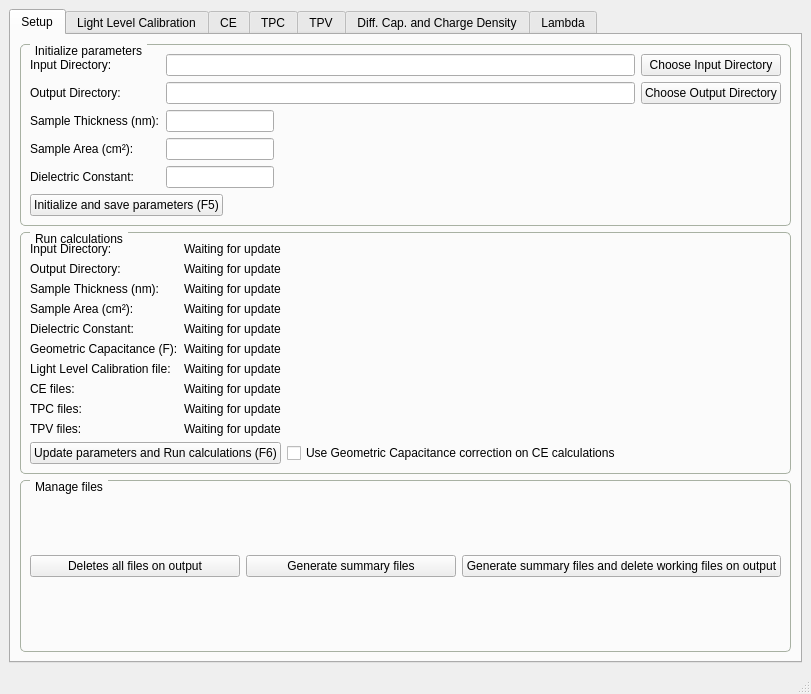
<?xml version="1.0" encoding="UTF-8"?>
<ui version="4.0">
 <class>MainWindow</class>
 <widget class="QMainWindow" name="MainWindow">
  <property name="geometry">
   <rect>
    <x>0</x>
    <y>0</y>
    <width>811</width>
    <height>694</height>
   </rect>
  </property>
  <property name="windowTitle">
   <string>Transient Analysis</string>
  </property>
  <widget class="QWidget" name="centralwidget">
   <layout class="QHBoxLayout" name="horizontalLayout">
    <item>
     <widget class="QTabWidget" name="tabWidget">
      <property name="currentIndex">
       <number>0</number>
      </property>
      <widget class="QWidget" name="setupTab">
       <attribute name="title">
        <string>Setup</string>
       </attribute>
       <layout class="QVBoxLayout" name="verticalLayout">
        <item>
         <widget class="QGroupBox" name="groupBox_3">
          <property name="maximumSize">
           <size>
            <width>16777215</width>
            <height>16777209</height>
           </size>
          </property>
          <property name="styleSheet">
           <string notr="true">QGroupBox {
    border: 1px solid rgb(168, 177, 163);
    border-radius: 5px;
    margin-top: 0.5em;
}

QGroupBox::title {
    subcontrol-origin: margin;
    left: 10px;
    padding: 0 3px 0 3px;
}</string>
          </property>
          <property name="title">
           <string>Initialize parameters</string>
          </property>
          <property name="flat">
           <bool>false</bool>
          </property>
          <property name="checkable">
           <bool>false</bool>
          </property>
          <layout class="QVBoxLayout" name="verticalLayout_3">
           <item>
            <layout class="QGridLayout" name="gridLayout">
             <item row="1" column="0">
              <widget class="QLabel" name="label_2">
               <property name="text">
                <string>Output Directory:</string>
               </property>
              </widget>
             </item>
             <item row="4" column="1">
              <widget class="QLineEdit" name="dieConstEdit">
               <property name="sizePolicy">
                <sizepolicy hsizetype="Fixed" vsizetype="Fixed">
                 <horstretch>0</horstretch>
                 <verstretch>0</verstretch>
                </sizepolicy>
               </property>
               <property name="text">
                <string/>
               </property>
              </widget>
             </item>
             <item row="1" column="1">
              <widget class="QLineEdit" name="outputDirEdit">
               <property name="text">
                <string/>
               </property>
              </widget>
             </item>
             <item row="2" column="1">
              <widget class="QLineEdit" name="thicknessEdit">
               <property name="sizePolicy">
                <sizepolicy hsizetype="Fixed" vsizetype="Fixed">
                 <horstretch>0</horstretch>
                 <verstretch>0</verstretch>
                </sizepolicy>
               </property>
               <property name="text">
                <string/>
               </property>
              </widget>
             </item>
             <item row="2" column="0">
              <widget class="QLabel" name="label_3">
               <property name="text">
                <string>Sample Thickness (nm):</string>
               </property>
              </widget>
             </item>
             <item row="3" column="1">
              <widget class="QLineEdit" name="areaEdit">
               <property name="sizePolicy">
                <sizepolicy hsizetype="Fixed" vsizetype="Fixed">
                 <horstretch>0</horstretch>
                 <verstretch>0</verstretch>
                </sizepolicy>
               </property>
               <property name="text">
                <string/>
               </property>
              </widget>
             </item>
             <item row="1" column="2">
              <widget class="QPushButton" name="chooseOutputDirButton">
               <property name="text">
                <string>Choose Output Directory</string>
               </property>
              </widget>
             </item>
             <item row="0" column="1">
              <widget class="QLineEdit" name="inputDirEdit"/>
             </item>
             <item row="4" column="0">
              <widget class="QLabel" name="label_5">
               <property name="text">
                <string>Dielectric Constant:</string>
               </property>
              </widget>
             </item>
             <item row="0" column="0">
              <widget class="QLabel" name="label">
               <property name="text">
                <string>Input Directory:</string>
               </property>
              </widget>
             </item>
             <item row="0" column="2">
              <widget class="QPushButton" name="chooseInputDirButton">
               <property name="text">
                <string>Choose Input Directory</string>
               </property>
              </widget>
             </item>
             <item row="3" column="0">
              <widget class="QLabel" name="label_4">
               <property name="text">
                <string>Sample Area (cm²):</string>
               </property>
              </widget>
             </item>
            </layout>
           </item>
           <item>
            <widget class="QPushButton" name="updateButton">
             <property name="sizePolicy">
              <sizepolicy hsizetype="Fixed" vsizetype="Fixed">
               <horstretch>0</horstretch>
               <verstretch>0</verstretch>
              </sizepolicy>
             </property>
             <property name="text">
              <string>Initialize and save parameters (F5)</string>
             </property>
             <property name="shortcut">
              <string>F5</string>
             </property>
            </widget>
           </item>
          </layout>
         </widget>
        </item>
        <item>
         <widget class="QGroupBox" name="groupBox_2">
          <property name="styleSheet">
           <string notr="true">QGroupBox {
    border: 1px solid rgb(168, 177, 163);
    border-radius: 5px;
    margin-top: 0.5em;
}

QGroupBox::title {
    subcontrol-origin: margin;
    left: 10px;
    padding: 0 3px 0 3px;
}</string>
          </property>
          <property name="title">
           <string>Run calculations</string>
          </property>
          <layout class="QVBoxLayout" name="verticalLayout_2">
           <item>
            <layout class="QGridLayout" name="gridLayout_2">
             <item row="5" column="1">
              <widget class="QLabel" name="geoCLabel">
               <property name="sizePolicy">
                <sizepolicy hsizetype="Expanding" vsizetype="Preferred">
                 <horstretch>0</horstretch>
                 <verstretch>0</verstretch>
                </sizepolicy>
               </property>
               <property name="text">
                <string>Waiting for update</string>
               </property>
              </widget>
             </item>
             <item row="0" column="1">
              <widget class="QLabel" name="inputDirLabel">
               <property name="sizePolicy">
                <sizepolicy hsizetype="Expanding" vsizetype="Preferred">
                 <horstretch>0</horstretch>
                 <verstretch>0</verstretch>
                </sizepolicy>
               </property>
               <property name="text">
                <string>Waiting for update</string>
               </property>
              </widget>
             </item>
             <item row="3" column="1">
              <widget class="QLabel" name="areaLabel">
               <property name="sizePolicy">
                <sizepolicy hsizetype="Expanding" vsizetype="Preferred">
                 <horstretch>0</horstretch>
                 <verstretch>0</verstretch>
                </sizepolicy>
               </property>
               <property name="text">
                <string>Waiting for update</string>
               </property>
              </widget>
             </item>
             <item row="8" column="0">
              <widget class="QLabel" name="label_20">
               <property name="sizePolicy">
                <sizepolicy hsizetype="Minimum" vsizetype="Preferred">
                 <horstretch>0</horstretch>
                 <verstretch>0</verstretch>
                </sizepolicy>
               </property>
               <property name="text">
                <string>TPC files:</string>
               </property>
              </widget>
             </item>
             <item row="1" column="1">
              <widget class="QLabel" name="outputDirLabel">
               <property name="sizePolicy">
                <sizepolicy hsizetype="Expanding" vsizetype="Preferred">
                 <horstretch>0</horstretch>
                 <verstretch>0</verstretch>
                </sizepolicy>
               </property>
               <property name="text">
                <string>Waiting for update</string>
               </property>
              </widget>
             </item>
             <item row="7" column="0">
              <widget class="QLabel" name="label_18">
               <property name="sizePolicy">
                <sizepolicy hsizetype="Minimum" vsizetype="Preferred">
                 <horstretch>0</horstretch>
                 <verstretch>0</verstretch>
                </sizepolicy>
               </property>
               <property name="text">
                <string>CE files:</string>
               </property>
              </widget>
             </item>
             <item row="7" column="1">
              <widget class="QLabel" name="ceLabel">
               <property name="sizePolicy">
                <sizepolicy hsizetype="Expanding" vsizetype="Preferred">
                 <horstretch>0</horstretch>
                 <verstretch>0</verstretch>
                </sizepolicy>
               </property>
               <property name="text">
                <string>Waiting for update</string>
               </property>
              </widget>
             </item>
             <item row="9" column="1">
              <widget class="QLabel" name="tpvLabel">
               <property name="sizePolicy">
                <sizepolicy hsizetype="Expanding" vsizetype="Preferred">
                 <horstretch>0</horstretch>
                 <verstretch>0</verstretch>
                </sizepolicy>
               </property>
               <property name="text">
                <string>Waiting for update</string>
               </property>
              </widget>
             </item>
             <item row="2" column="1">
              <widget class="QLabel" name="thicknessLabel">
               <property name="sizePolicy">
                <sizepolicy hsizetype="Expanding" vsizetype="Preferred">
                 <horstretch>0</horstretch>
                 <verstretch>0</verstretch>
                </sizepolicy>
               </property>
               <property name="text">
                <string>Waiting for update</string>
               </property>
              </widget>
             </item>
             <item row="6" column="1">
              <widget class="QLabel" name="llcLabel">
               <property name="sizePolicy">
                <sizepolicy hsizetype="Expanding" vsizetype="Preferred">
                 <horstretch>0</horstretch>
                 <verstretch>0</verstretch>
                </sizepolicy>
               </property>
               <property name="text">
                <string>Waiting for update</string>
               </property>
              </widget>
             </item>
             <item row="4" column="0">
              <widget class="QLabel" name="label_8">
               <property name="sizePolicy">
                <sizepolicy hsizetype="Minimum" vsizetype="Preferred">
                 <horstretch>0</horstretch>
                 <verstretch>0</verstretch>
                </sizepolicy>
               </property>
               <property name="text">
                <string>Dielectric Constant:</string>
               </property>
              </widget>
             </item>
             <item row="5" column="0">
              <widget class="QLabel" name="label_11">
               <property name="text">
                <string>Geometric Capacitance (F):</string>
               </property>
              </widget>
             </item>
             <item row="0" column="0">
              <widget class="QLabel" name="label_9">
               <property name="sizePolicy">
                <sizepolicy hsizetype="Minimum" vsizetype="Preferred">
                 <horstretch>0</horstretch>
                 <verstretch>0</verstretch>
                </sizepolicy>
               </property>
               <property name="text">
                <string>Input Directory:</string>
               </property>
              </widget>
             </item>
             <item row="1" column="0">
              <widget class="QLabel" name="label_6">
               <property name="sizePolicy">
                <sizepolicy hsizetype="Minimum" vsizetype="Preferred">
                 <horstretch>0</horstretch>
                 <verstretch>0</verstretch>
                </sizepolicy>
               </property>
               <property name="text">
                <string>Output Directory:</string>
               </property>
              </widget>
             </item>
             <item row="8" column="1">
              <widget class="QLabel" name="tpcLabel">
               <property name="sizePolicy">
                <sizepolicy hsizetype="Expanding" vsizetype="Preferred">
                 <horstretch>0</horstretch>
                 <verstretch>0</verstretch>
                </sizepolicy>
               </property>
               <property name="text">
                <string>Waiting for update</string>
               </property>
              </widget>
             </item>
             <item row="9" column="0">
              <widget class="QLabel" name="label_22">
               <property name="sizePolicy">
                <sizepolicy hsizetype="Minimum" vsizetype="Preferred">
                 <horstretch>0</horstretch>
                 <verstretch>0</verstretch>
                </sizepolicy>
               </property>
               <property name="text">
                <string>TPV files:</string>
               </property>
              </widget>
             </item>
             <item row="3" column="0">
              <widget class="QLabel" name="label_10">
               <property name="sizePolicy">
                <sizepolicy hsizetype="Minimum" vsizetype="Preferred">
                 <horstretch>0</horstretch>
                 <verstretch>0</verstretch>
                </sizepolicy>
               </property>
               <property name="text">
                <string>Sample Area (cm²):</string>
               </property>
              </widget>
             </item>
             <item row="6" column="0">
              <widget class="QLabel" name="label_16">
               <property name="sizePolicy">
                <sizepolicy hsizetype="Minimum" vsizetype="Preferred">
                 <horstretch>0</horstretch>
                 <verstretch>0</verstretch>
                </sizepolicy>
               </property>
               <property name="text">
                <string>Light Level Calibration file:</string>
               </property>
              </widget>
             </item>
             <item row="2" column="0">
              <widget class="QLabel" name="label_7">
               <property name="sizePolicy">
                <sizepolicy hsizetype="Minimum" vsizetype="Preferred">
                 <horstretch>0</horstretch>
                 <verstretch>0</verstretch>
                </sizepolicy>
               </property>
               <property name="text">
                <string>Sample Thickness (nm):</string>
               </property>
              </widget>
             </item>
             <item row="4" column="1">
              <widget class="QLabel" name="dieConstLabel">
               <property name="text">
                <string>Waiting for update</string>
               </property>
              </widget>
             </item>
            </layout>
           </item>
           <item>
            <layout class="QHBoxLayout" name="horizontalLayout_2">
             <item>
              <widget class="QPushButton" name="runButton">
               <property name="sizePolicy">
                <sizepolicy hsizetype="Fixed" vsizetype="Fixed">
                 <horstretch>0</horstretch>
                 <verstretch>0</verstretch>
                </sizepolicy>
               </property>
               <property name="text">
                <string>Update parameters and Run calculations (F6)</string>
               </property>
               <property name="shortcut">
                <string>F6</string>
               </property>
              </widget>
             </item>
             <item>
              <widget class="QCheckBox" name="geoCapCorrCheck">
               <property name="text">
                <string>Use Geometric Capacitance correction on CE calculations</string>
               </property>
              </widget>
             </item>
            </layout>
           </item>
          </layout>
         </widget>
        </item>
        <item>
         <widget class="QGroupBox" name="groupBox">
          <property name="sizePolicy">
           <sizepolicy hsizetype="Preferred" vsizetype="Minimum">
            <horstretch>0</horstretch>
            <verstretch>0</verstretch>
           </sizepolicy>
          </property>
          <property name="styleSheet">
           <string notr="true">QGroupBox {
    border: 1px solid rgb(168, 177, 163);
    border-radius: 5px;
    margin-top: 0.5em;
}

QGroupBox::title {
    subcontrol-origin: margin;
    left: 10px;
    padding: 0 3px 0 3px;
}</string>
          </property>
          <property name="title">
           <string>Manage files</string>
          </property>
          <layout class="QHBoxLayout" name="horizontalLayout_3">
           <item>
            <widget class="QPushButton" name="pushButton_5">
             <property name="text">
              <string>Deletes all files on output</string>
             </property>
            </widget>
           </item>
           <item>
            <widget class="QPushButton" name="pushButton_6">
             <property name="text">
              <string>Generate summary files</string>
             </property>
            </widget>
           </item>
           <item>
            <widget class="QPushButton" name="pushButton_7">
             <property name="text">
              <string>Generate summary files and delete working files on output</string>
             </property>
            </widget>
           </item>
          </layout>
         </widget>
        </item>
       </layout>
      </widget>
      <widget class="QWidget" name="llcTab">
       <attribute name="title">
        <string>Light Level Calibration</string>
       </attribute>
       <layout class="QGridLayout" name="gridLayout_3">
        <item row="0" column="0">
         <widget class="QWidget" name="llcWidget" native="true">
          <layout class="QVBoxLayout" name="llcCanvasPlace"/>
         </widget>
        </item>
       </layout>
      </widget>
      <widget class="QWidget" name="ceTab">
       <attribute name="title">
        <string>CE</string>
       </attribute>
       <layout class="QGridLayout" name="gridLayout_4">
        <item row="0" column="0">
         <widget class="QWidget" name="ceWidget" native="true">
          <layout class="QVBoxLayout" name="ceCanvasPlace"/>
         </widget>
        </item>
       </layout>
      </widget>
      <widget class="QWidget" name="tpcTab">
       <attribute name="title">
        <string>TPC</string>
       </attribute>
       <layout class="QGridLayout" name="gridLayout_5">
        <item row="0" column="0">
         <widget class="QWidget" name="tpcWidget" native="true">
          <layout class="QVBoxLayout" name="tpcCanvasPlace"/>
         </widget>
        </item>
       </layout>
      </widget>
      <widget class="QWidget" name="tpvTab">
       <attribute name="title">
        <string>TPV</string>
       </attribute>
       <layout class="QGridLayout" name="gridLayout_6">
        <item row="0" column="0">
         <widget class="QWidget" name="tpvWidget" native="true">
          <layout class="QVBoxLayout" name="tpvCanvasPlace"/>
         </widget>
        </item>
       </layout>
      </widget>
      <widget class="QWidget" name="dCTab">
       <attribute name="title">
        <string>Diff. Cap. and Charge Density</string>
       </attribute>
       <layout class="QVBoxLayout" name="verticalLayout_4">
        <item>
         <layout class="QHBoxLayout" name="horizontalLayout_4">
          <item>
           <widget class="QGroupBox" name="groupBox_4">
            <property name="styleSheet">
             <string notr="true">QGroupBox {
    border: 1px solid rgb(168, 177, 163);
    border-radius: 5px;
    margin-top: 0.5em;
}

QGroupBox::title {
    subcontrol-origin: margin;
    left: 10px;
    padding: 0 3px 0 3px;
}</string>
            </property>
            <property name="title">
             <string>Select limits for fitting</string>
            </property>
            <layout class="QHBoxLayout" name="horizontalLayout_5">
             <item>
              <layout class="QGridLayout" name="gridLayout_7">
               <item row="0" column="0">
                <widget class="QLabel" name="label_12">
                 <property name="text">
                  <string>Fit on Diff. Cap.</string>
                 </property>
                </widget>
               </item>
               <item row="0" column="1">
                <widget class="QLabel" name="label_13">
                 <property name="text">
                  <string>Fit on Diff. Cap. [rev]</string>
                 </property>
                </widget>
               </item>
               <item row="1" column="0">
                <widget class="QSlider" name="sld0i">
                 <property name="orientation">
                  <enum>Qt::Horizontal</enum>
                 </property>
                 <property name="invertedAppearance">
                  <bool>false</bool>
                 </property>
                 <property name="tickPosition">
                  <enum>QSlider::TicksAbove</enum>
                 </property>
                </widget>
               </item>
               <item row="1" column="1">
                <widget class="QSlider" name="sld1i">
                 <property name="orientation">
                  <enum>Qt::Horizontal</enum>
                 </property>
                 <property name="tickPosition">
                  <enum>QSlider::TicksAbove</enum>
                 </property>
                </widget>
               </item>
               <item row="2" column="0">
                <widget class="QSlider" name="sld0f">
                 <property name="orientation">
                  <enum>Qt::Horizontal</enum>
                 </property>
                 <property name="tickPosition">
                  <enum>QSlider::TicksBelow</enum>
                 </property>
                </widget>
               </item>
               <item row="2" column="1">
                <widget class="QSlider" name="sld1f">
                 <property name="orientation">
                  <enum>Qt::Horizontal</enum>
                 </property>
                 <property name="tickPosition">
                  <enum>QSlider::TicksBelow</enum>
                 </property>
                </widget>
               </item>
              </layout>
             </item>
            </layout>
           </widget>
          </item>
          <item>
           <widget class="QGroupBox" name="groupBox_5">
            <property name="styleSheet">
             <string notr="true">QGroupBox {
    border: 1px solid rgb(168, 177, 163);
    border-radius: 5px;
    margin-top: 0.5em;
}

QGroupBox::title {
    subcontrol-origin: margin;
    left: 10px;
    padding: 0 3px 0 3px;
}</string>
            </property>
            <property name="title">
             <string>How to show graphs</string>
            </property>
            <layout class="QVBoxLayout" name="verticalLayout_5">
             <item>
              <widget class="QCheckBox" name="separateGraphsDC">
               <property name="text">
                <string>Split graphs</string>
               </property>
               <property name="checked">
                <bool>true</bool>
               </property>
              </widget>
             </item>
             <item>
              <widget class="QCheckBox" name="useTightLayoutDC">
               <property name="text">
                <string>Use tight layout for graphs</string>
               </property>
              </widget>
             </item>
            </layout>
           </widget>
          </item>
         </layout>
        </item>
        <item>
         <widget class="QWidget" name="dcWidget" native="true">
          <property name="sizePolicy">
           <sizepolicy hsizetype="Preferred" vsizetype="Expanding">
            <horstretch>0</horstretch>
            <verstretch>0</verstretch>
           </sizepolicy>
          </property>
          <layout class="QVBoxLayout" name="dcCanvasPlace"/>
         </widget>
        </item>
       </layout>
      </widget>
      <widget class="QWidget" name="lambdaTab">
       <attribute name="title">
        <string>Lambda</string>
       </attribute>
       <layout class="QVBoxLayout" name="verticalLayout_7">
        <item>
         <layout class="QHBoxLayout" name="horizontalLayout_7">
          <item>
           <widget class="QGroupBox" name="groupBox_6">
            <property name="sizePolicy">
             <sizepolicy hsizetype="Expanding" vsizetype="Preferred">
              <horstretch>0</horstretch>
              <verstretch>0</verstretch>
             </sizepolicy>
            </property>
            <property name="styleSheet">
             <string notr="true">QGroupBox {
    border: 1px solid rgb(168, 177, 163);
    border-radius: 5px;
    margin-top: 0.5em;
}

QGroupBox::title {
    subcontrol-origin: margin;
    left: 10px;
    padding: 0 3px 0 3px;
}</string>
            </property>
            <property name="title">
             <string>Select limits for fitting</string>
            </property>
            <layout class="QHBoxLayout" name="horizontalLayout_8">
             <item>
              <layout class="QGridLayout" name="gridLayout_9">
               <item row="2" column="1">
                <widget class="QSlider" name="sld3f">
                 <property name="orientation">
                  <enum>Qt::Horizontal</enum>
                 </property>
                 <property name="tickPosition">
                  <enum>QSlider::TicksBelow</enum>
                 </property>
                </widget>
               </item>
               <item row="1" column="3">
                <widget class="QSlider" name="sld5i">
                 <property name="orientation">
                  <enum>Qt::Horizontal</enum>
                 </property>
                 <property name="tickPosition">
                  <enum>QSlider::TicksAbove</enum>
                 </property>
                </widget>
               </item>
               <item row="2" column="3">
                <widget class="QSlider" name="sld5f">
                 <property name="orientation">
                  <enum>Qt::Horizontal</enum>
                 </property>
                 <property name="tickPosition">
                  <enum>QSlider::TicksBelow</enum>
                 </property>
                </widget>
               </item>
               <item row="0" column="0">
                <widget class="QLabel" name="label_17">
                 <property name="text">
                  <string>Diff. Cap.</string>
                 </property>
                </widget>
               </item>
               <item row="2" column="2">
                <widget class="QSlider" name="sld4f">
                 <property name="orientation">
                  <enum>Qt::Horizontal</enum>
                 </property>
                 <property name="tickPosition">
                  <enum>QSlider::TicksBelow</enum>
                 </property>
                </widget>
               </item>
               <item row="1" column="2">
                <widget class="QSlider" name="sld4i">
                 <property name="orientation">
                  <enum>Qt::Horizontal</enum>
                 </property>
                 <property name="tickPosition">
                  <enum>QSlider::TicksAbove</enum>
                 </property>
                </widget>
               </item>
               <item row="0" column="2">
                <widget class="QLabel" name="label_21">
                 <property name="text">
                  <string>CE</string>
                 </property>
                </widget>
               </item>
               <item row="0" column="1">
                <widget class="QLabel" name="label_19">
                 <property name="text">
                  <string>Diff. Cap. [rev]</string>
                 </property>
                </widget>
               </item>
               <item row="1" column="0">
                <widget class="QSlider" name="sld2i">
                 <property name="orientation">
                  <enum>Qt::Horizontal</enum>
                 </property>
                 <property name="tickPosition">
                  <enum>QSlider::TicksAbove</enum>
                 </property>
                </widget>
               </item>
               <item row="2" column="0">
                <widget class="QSlider" name="sld2f">
                 <property name="orientation">
                  <enum>Qt::Horizontal</enum>
                 </property>
                 <property name="tickPosition">
                  <enum>QSlider::TicksBelow</enum>
                 </property>
                </widget>
               </item>
               <item row="1" column="1">
                <widget class="QSlider" name="sld3i">
                 <property name="orientation">
                  <enum>Qt::Horizontal</enum>
                 </property>
                 <property name="tickPosition">
                  <enum>QSlider::TicksAbove</enum>
                 </property>
                </widget>
               </item>
               <item row="0" column="3">
                <widget class="QLabel" name="label_23">
                 <property name="text">
                  <string>CE [rev]</string>
                 </property>
                </widget>
               </item>
              </layout>
             </item>
            </layout>
           </widget>
          </item>
          <item>
           <widget class="QGroupBox" name="groupBox_7">
            <property name="sizePolicy">
             <sizepolicy hsizetype="Minimum" vsizetype="Preferred">
              <horstretch>0</horstretch>
              <verstretch>0</verstretch>
             </sizepolicy>
            </property>
            <property name="styleSheet">
             <string notr="true">QGroupBox {
    border: 1px solid rgb(168, 177, 163);
    border-radius: 5px;
    margin-top: 0.5em;
}

QGroupBox::title {
    subcontrol-origin: margin;
    left: 10px;
    padding: 0 3px 0 3px;
}</string>
            </property>
            <property name="title">
             <string>How to show graphs</string>
            </property>
            <layout class="QVBoxLayout" name="verticalLayout_8">
             <item>
              <widget class="QCheckBox" name="separateGraphsLambda">
               <property name="text">
                <string>Split graphs</string>
               </property>
               <property name="checked">
                <bool>true</bool>
               </property>
              </widget>
             </item>
             <item>
              <widget class="QCheckBox" name="useTightLayoutLambda">
               <property name="text">
                <string>Use tight layout for graphs</string>
               </property>
              </widget>
             </item>
            </layout>
           </widget>
          </item>
         </layout>
        </item>
        <item>
         <widget class="QWidget" name="lambdaWidget" native="true">
          <property name="sizePolicy">
           <sizepolicy hsizetype="Preferred" vsizetype="Expanding">
            <horstretch>0</horstretch>
            <verstretch>0</verstretch>
           </sizepolicy>
          </property>
          <layout class="QVBoxLayout" name="lambdaCanvasPlace"/>
         </widget>
        </item>
       </layout>
      </widget>
     </widget>
    </item>
   </layout>
  </widget>
  <widget class="QMenuBar" name="menubar">
   <property name="geometry">
    <rect>
     <x>0</x>
     <y>0</y>
     <width>811</width>
     <height>23</height>
    </rect>
   </property>
  </widget>
  <widget class="QStatusBar" name="statusbar"/>
 </widget>
 <resources/>
 <connections/>
</ui>
